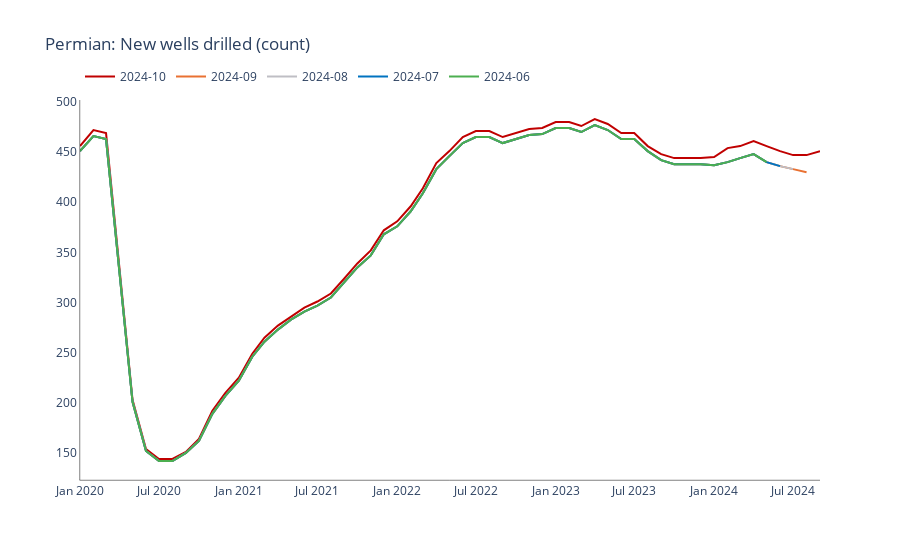

Notebook source saved alongside this figure:
### Code cell
source = '../data/steo/steo_pivot_dpr.feather'
meta = '../lookup/steo/mapping_dpr.csv'

id_to_search = 'NWDPM'
dct_to_search = make_data_dicts(source,meta,region_lookup='permian')

chart_dpr(id_to_search,dct_to_search,btn_2020=True,btn_2021=False,btn_2022=False,btn_2023=False,btn_2024=False,btn_2025=False)
